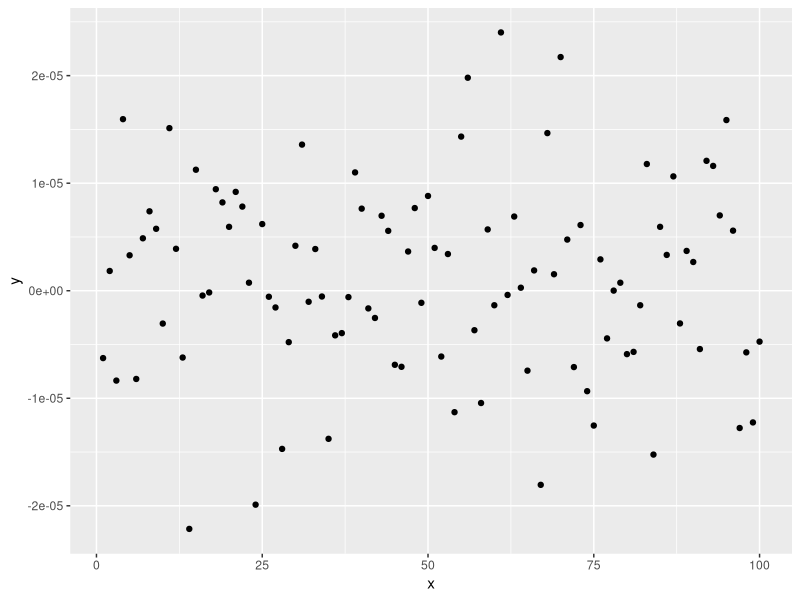

Write R code to recreate this figure.
library(ggplot2)
packageVersion("ggplot2")

set.seed(1)
df <- data.frame(x = 1:100, y = rnorm(100) * 1e-5)

ggplot(df, aes(x, y)) + geom_point()
